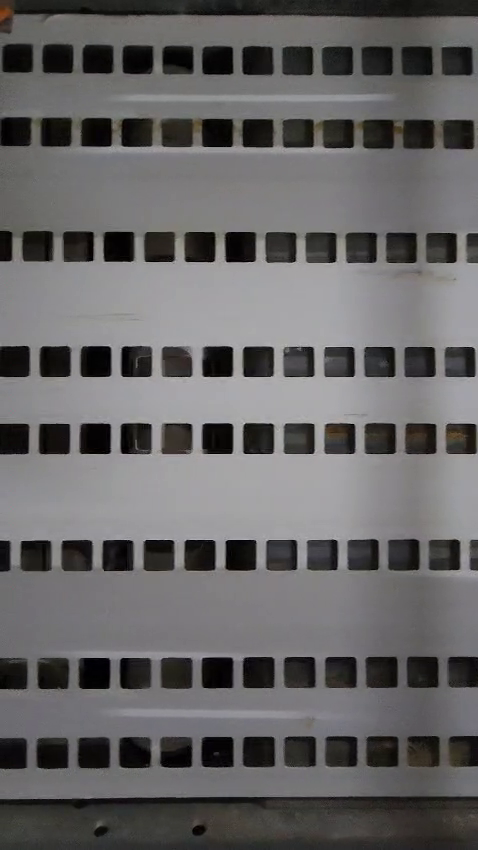
#> input picture frame 62 of egg.mp4, 478 x 850 px
$ python main.py
#> lines starting #> are read from the running program, lines starting #| are printed output that depends on the picture; after the words box and inside, x2 and y2 are one past the last pixel; in counts of white or black regions, pixels touching at a corner belong together
import cv2
import numpy as np
import imutils

lower_orange = np.array([5, 50, 50])  # Lower limit for orange color
upper_orange = np.array([180, 255, 255])  # Upper limit for orange color

lower_brown = np.array([5, 50, 50])  # Lower limit for brown color
upper_brown = np.array([25, 200, 150])  # Upper limit for brown color

egg_columns = np.array([0,0,0,0,0,0,0,0,0,0,0,0,0,0,0])
space = np.array([0,0,0,0,0,0,0,0,0,0,0,0,0,0,0])

cap = cv2.VideoCapture("egg.mp4")  # Sample video # If you want to use a camera, write "0"

fgbg = cv2.createBackgroundSubtractorMOG2()
kernel = cv2.getStructuringElement(cv2.MORPH_ELLIPSE, (3, 3))
eggs_counter = 0
frame_counter = 0

while True:
    ret, image = cap.read()
#> image is the input picture: shape (850, 478, 3); mean B, G, R 101.5, 101, 102.5

    if not ret:
        break
    image = cv2.rotate(image, cv2.ROTATE_90_CLOCKWISE)
#> image: shape (478, 850, 3)
    image = imutils.resize(image, width=640)
#> image: shape (359, 640, 3)
    imageHSV = cv2.cvtColor(image, cv2.COLOR_BGR2HSV)
#> imageHSV: shape (359, 640, 3); mean H, S, V 83.6, 17, 103.5

    # Creating masks for orange and brown colors
    maskOrange = cv2.inRange(imageHSV, lower_orange, upper_orange)
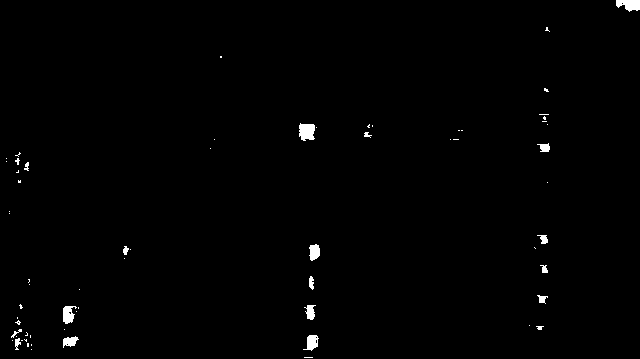
#> maskOrange: shape (359, 640); 0.79% white; 66 white regions (48 under 20 px), largest, box (x1, y1, x2, y2) and area: (299, 123, 315, 141) 235, (616, 0, 640, 12) 210, (63, 306, 77, 324) 169
    maskBrown = cv2.inRange(imageHSV, lower_brown, upper_brown)
#> maskBrown: shape (359, 640); 0.76% white; 64 white regions (46 under 20 px), largest, box (x1, y1, x2, y2) and area: (299, 123, 315, 141) 235, (616, 0, 640, 12) 191, (63, 306, 77, 324) 169

    # Combining the masks
    mask = cv2.bitwise_or(maskOrange, maskBrown)

    # Processing the mask
    mask = cv2.morphologyEx(mask, cv2.MORPH_OPEN, kernel)
#> mask: shape (359, 640); 0.65% white; 23 white regions (9 under 20 px), largest, box (x1, y1, x2, y2) and area: (299, 124, 315, 141) 229, (616, 0, 640, 12) 209, (63, 306, 74, 324) 155
    mask = cv2.morphologyEx(mask, cv2.MORPH_CLOSE, kernel)
#> mask: shape (359, 640); 0.66% white; 23 white regions (9 under 20 px), largest, box (x1, y1, x2, y2) and area: (299, 124, 315, 141) 229, (616, 0, 640, 12) 210, (63, 306, 74, 324) 159
    mask = cv2.erode(mask, kernel, iterations=5)
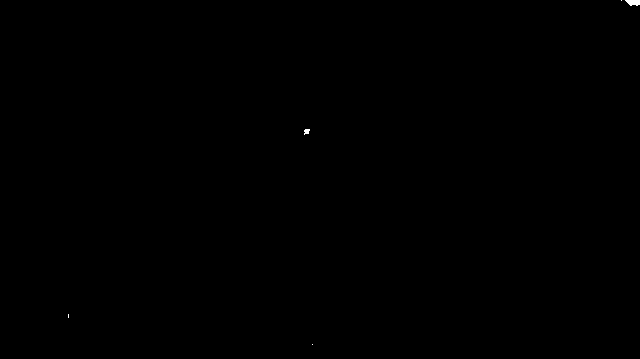
#> mask: shape (359, 640); 0.04% white; 5 white regions (3 under 20 px), largest, box (x1, y1, x2, y2) and area: (625, 0, 640, 6) 69, (304, 129, 310, 135) 26
    mask = cv2.dilate(mask, None, iterations=3)
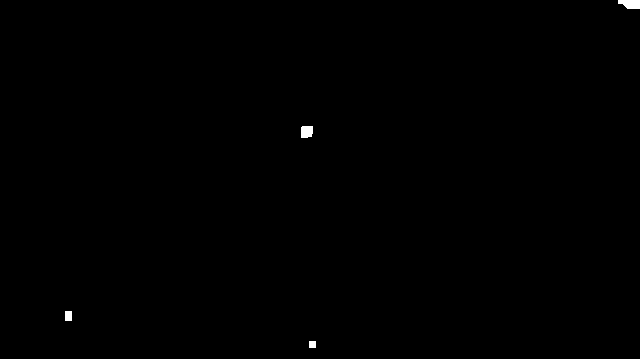
#> mask: shape (359, 640); 0.18% white; 4 white regions

    area_pts = np.array([[55, 50], [imageHSV.shape[1] - 25, 50], [imageHSV.shape[1] - 25, 110], [55, 110]])

    cnts = cv2.findContours(mask, cv2.RETR_EXTERNAL, cv2.CHAIN_APPROX_SIMPLE)[0]
#> cnts = 4 contours; box (x1, y1, x2, y2) and area: (618, 0, 640, 9) 136, (301, 126, 313, 138) 114, (65, 311, 72, 321) 54, (309, 341, 316, 348) 36

    # Analyzing the position of the eggs
    for cnt in cnts:
        x, y, w, h = cv2.boundingRect(cnt)
        if (cv2.contourArea(cnt) > 15) and (50 < (y + h) < 130):
            (x, y), radius = cv2.minEnclosingCircle(cnt)
            center = (int(x), int(y))
            radio = 2
            if 75 < int(y) < 84:
                    if (55 < int(x) <= 95) and (space[0] == 0):
                        eggs_counter = eggs_counter + 1
                        space[0] = 1
                        egg_columns[0] = frame_counter

                    if (95 < int(x) <= 135) and (space[1] == 0):
                        eggs_counter = eggs_counter + 1
                        space[1] = 1
                        egg_columns[1] = frame_counter

                    if (135 < int(x) <= 175) and (space[2] == 0):
                        eggs_counter = eggs_counter + 1
                        space[2] = 1
                        egg_columns[2] = frame_counter

                    if (175 < int(x) <= 215) and (space[3] == 0):
                        eggs_counter = eggs_counter + 1
                        space[3] = 1
                        egg_columns[3] = frame_counter

                    if (215 < int(x) <= 255) and (space[4] == 0):
                        eggs_counter = eggs_counter + 1
                        space[4] = 1
                        egg_columns[4] = frame_counter

                    if (255 < int(x) <= 295) and (space[5] == 0):
                        eggs_counter = eggs_counter + 1
                        space[5] = 1
                        egg_columns[5] = frame_counter

                    if (295 < int(x) <= 335) and (space[6] == 0):
                        eggs_counter = eggs_counter + 1
                        space[6] = 1
                        egg_columns[6] = frame_counter

                    if (335 < int(x) <= 375) and (space[7] == 0):
                        eggs_counter = eggs_counter + 1
                        space[7] = 1
                        egg_columns[7] = frame_counter

                    if (375 < int(x) <= 415) and (space[8] == 0):
                        eggs_counter = eggs_counter + 1
                        space[8] = 1
                        egg_columns[8] = frame_counter

                    if (415 < int(x) <= 455) and (space[9] == 0):
                        eggs_counter = eggs_counter + 1
                        space[9] = 1
                        egg_columns[9] = frame_counter

                    if (455 < int(x) <= 495) and (space[10] == 0):
                        eggs_counter = eggs_counter + 1
                        space[10] = 1
                        egg_columns[10] = frame_counter

                    if (495 < int(x) <= 540) and (space[11] == 0):
                        eggs_counter = eggs_counter + 1
                        space[11] = 1
                        egg_columns[11] = frame_counter

                    if (535 < int(x) <= 535) and (space[12] == 0):
                        eggs_counter = eggs_counter + 1
                        space[12] = 1
                        egg_columns[12] = frame_counter

                    if (535 < int(x) <= 535) and (space[13] == 0):
                        eggs_counter = eggs_counter + 1
                        space[13] = 1
                        egg_columns[13] = frame_counter

                    if (535 < int(x) <= 535) and (space[14] == 0):
                        eggs_counter = eggs_counter + 1
                        space[14] = 1
                        egg_columns[14] = frame_counter

                    if (535 < int(x) <= 535) and (space[15] == 0):
                        eggs_counter = eggs_counter + 1
                        space[15] = 1
                        egg_columns[15] = frame_counter

                    if radius > 30:
                        radius
                        eggs_counter = eggs_counter + 1
#> this loop made 4 passes
#> (cnt, w, h) on passes 1 to 2: ([[309, 341], [309, 347], [315, 347], [315, 341]], 7, 7), ([[65, 311], [65, 320], [71, 320], [71, 311]], 7, 10)
#> (w, h) on passes 3 to 4: (12, 12), (22, 9)
#> after the loop, egg_columns = [0, 0, 0, 0, 0, 0, 0, 0, 0, 0, 0, 0, 0, 0, 0]; eggs_counter = 0; space = [0, 0, 0, 0, 0, 0, 0, 0, 0, 0, 0, 0, 0, 0, 0]

    # Checking empty spaces
    index = 0
    for i in egg_columns:
        if((frame_counter - i) > 10):
            space[index] = 0
        index += 1
#> this loop made 15 passes
#> after the loop, index = 15

    frame_counter = frame_counter + 1
    cv2.drawContours(image, [area_pts], -2, (255, 0, 255), 2)  # Rectangle
#> image: shape (359, 640, 3); mean B, G, R 104, 99.4, 105
    cv2.line(image, (55, 50), (55, 110), (0, 255, 255), 1)  # 1
#> image: shape (359, 640, 3); mean B, G, R 104, 99.5, 105
    cv2.line(image, (95, 50), (95, 110), (0, 255, 255), 1)  # 2
#> image: shape (359, 640, 3); mean B, G, R 103.9, 99.5, 105.1
    cv2.line(image, (135, 50), (135, 110), (0, 255, 255), 1)  # 3
#> image: shape (359, 640, 3); mean B, G, R 103.9, 99.6, 105.1
    cv2.line(image, (175, 50), (175, 110), (0, 255, 255), 1)  # 4
#> image: shape (359, 640, 3); mean B, G, R 103.9, 99.6, 105.1
    cv2.line(image, (215, 50), (215, 110), (0, 255, 255), 1)  # 5
#> image: shape (359, 640, 3); mean B, G, R 103.9, 99.7, 105.2
    cv2.line(image, (255, 50), (255, 110), (0, 255, 255), 1)  # 6
#> image: shape (359, 640, 3); mean B, G, R 103.8, 99.7, 105.2
    cv2.line(image, (295, 50), (295, 110), (0, 255, 255), 1)  # 7
#> image: shape (359, 640, 3); mean B, G, R 103.8, 99.7, 105.2
    cv2.line(image, (335, 50), (335, 110), (0, 255, 255), 1)  # 8
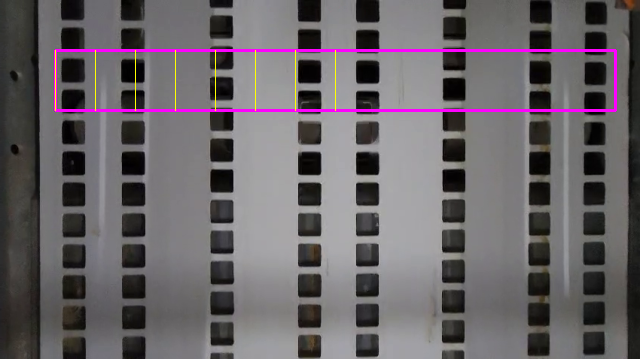
#> image: shape (359, 640, 3); mean B, G, R 103.7, 99.8, 105.3
    cv2.line(image, (375, 50), (375, 110), (0, 255, 255), 1)  # 9
#> image: shape (359, 640, 3); 0.03% of pixels changed, all inside (x1, y1, x2, y2) = (375, 50, 376, 111)
    cv2.line(image, (415, 50), (415, 110), (0, 255, 255), 1)  # 10
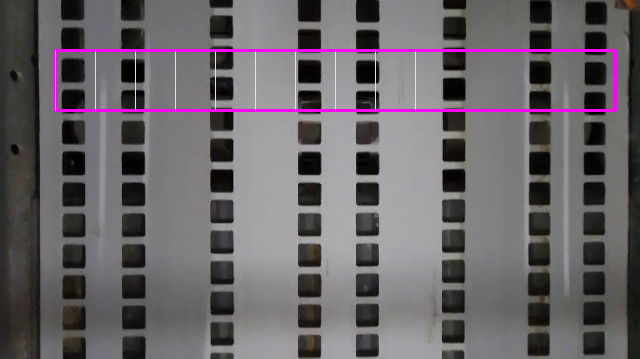
#> image: shape (359, 640, 3); mean B, G, R 103.7, 99.8, 105.3
    cv2.line(image, (455, 50), (455, 110), (0, 255, 255), 1)  # 11
#> image: shape (359, 640, 3); 0.03% of pixels changed, all inside (x1, y1, x2, y2) = (455, 50, 456, 111)
    cv2.line(image, (495, 50), (495, 110), (0, 255, 255), 1)  # 12
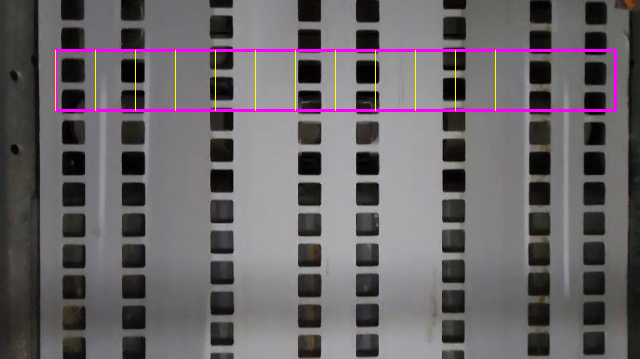
#> image: shape (359, 640, 3); mean B, G, R 103.6, 99.9, 105.4
    cv2.line(image, (535, 50), (535, 110), (0, 255, 255), 1)  # 13
#> image: shape (359, 640, 3); 0.03% of pixels changed, all inside (x1, y1, x2, y2) = (535, 50, 536, 111)
    cv2.line(image, (575, 50), (575, 110), (0, 255, 255), 1)  # 14
    cv2.line(image, (615, 50), (615, 110), (0, 255, 255), 1)  # 15
#> image: shape (359, 640, 3); mean B, G, R 103.5, 100.1, 105.5
    cv2.line(image, (55, 80), (image.shape[1] - 25, 80), (0, 255, 255), 1)  # Center line
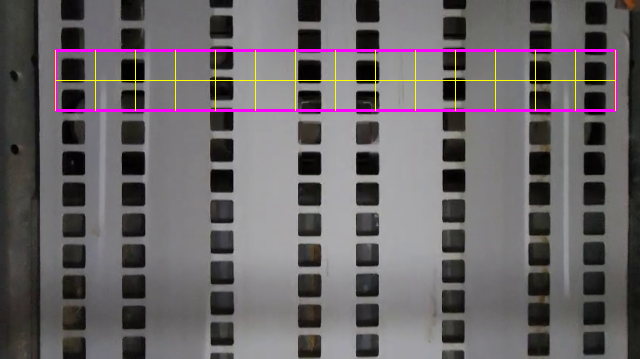
#> image: shape (359, 640, 3); mean B, G, R 103.3, 100.5, 105.9

    cv2.imshow("image", image)

    key = cv2.waitKey(1)
#> (key Esc is pressed here)
    if key == 27:  # Exit the code by pressing ESC
        break

cap.release()
cv2.destroyAllWindows()

print("Total Number of Eggs:", eggs_counter)
#| Total Number of Eggs: 0

$ run again, starting later in the video
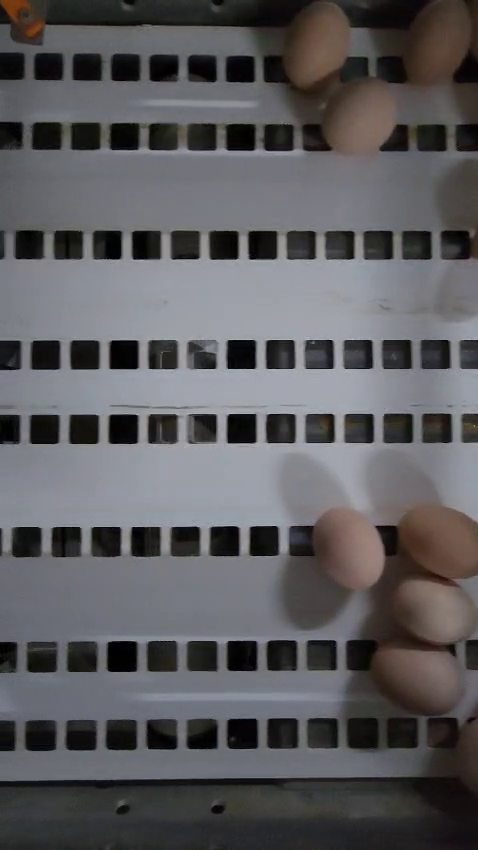
#> input picture frame 282 of egg.mp4, 478 x 850 px
#> image is the input picture: shape (850, 478, 3); mean B, G, R 93.9, 91.2, 92.2
#> imageHSV: shape (359, 640, 3); mean H, S, V 86.6, 30.5, 97.5
#> `maskOrange = cv2.inRange(imageHSV, lower_orange, upper_orange)`:
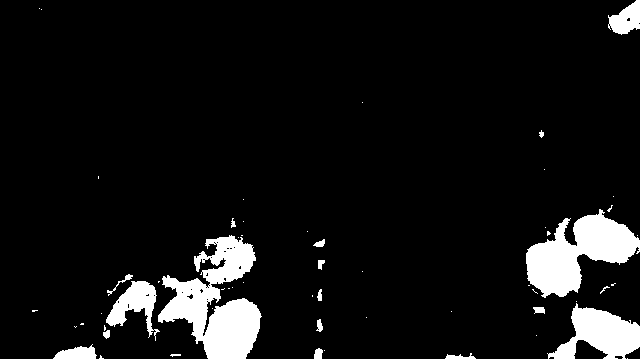
#> maskOrange: shape (359, 640); 7.7% white; 57 white regions (38 under 20 px), largest, box (x1, y1, x2, y2) and area: (158, 235, 262, 359) 6591, (526, 209, 640, 298) 5153, (547, 303, 640, 359) 2794
#> maskBrown: shape (359, 640); 7.6% white; 35 white regions (18 under 20 px), largest, box (x1, y1, x2, y2) and area: (158, 235, 262, 359) 6450, (526, 209, 640, 298) 5153, (547, 303, 640, 359) 2794
#> cnts = 9 contours; largest, box (x1, y1, x2, y2) and area: (528, 215, 639, 295) 4576, (160, 277, 260, 359) 4314, (573, 308, 640, 359) 2190, (205, 237, 254, 282) 1375, (108, 283, 154, 324) 1024
#> the loop `for cnt in cnts:` made 9 passes
#> (w, h) on passes 1, 2, 3, 4, 5, 7, 8, 9: (40, 11), (20, 17), (67, 51), (46, 41), (100, 82), (49, 45), (111, 80), (29, 33)
#> after the loop `for cnt in cnts:`: egg_columns = [0, 0, 0, 0, 0, 0, 0, 0, 0, 0, 0, 0, 0, 0, 0]; eggs_counter = 0; space = [0, 0, 0, 0, 0, 0, 0, 0, 0, 0, 0, 0, 0, 0, 0]
#> the loop `for i in egg_columns:` made 15 passes
#> after the loop `for i in egg_columns:`: index = 15
#> `cv2.line(image, (55, 80), (image.shape[1] - 25, 80), (0, 255, 255), 1)`:
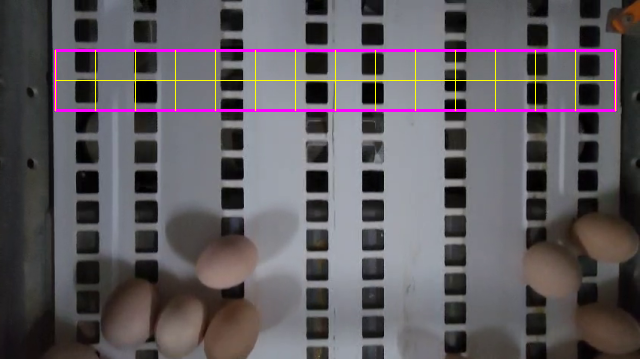
#> image: shape (359, 640, 3); mean B, G, R 95.4, 90.5, 95.4
#| Total Number of Eggs: 0

$ run again, starting later in the video
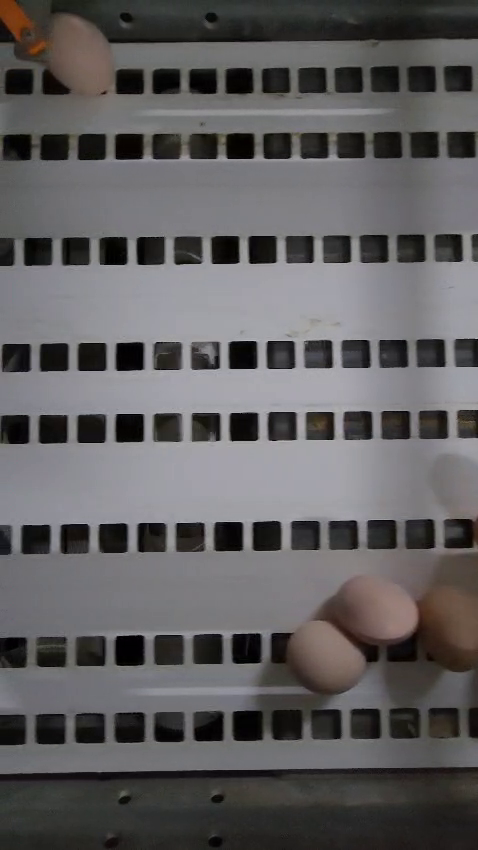
#> input picture frame 501 of egg.mp4, 478 x 850 px
#> image is the input picture: shape (850, 478, 3); mean B, G, R 95.2, 94.1, 96.1
#> imageHSV: shape (359, 640, 3); mean H, S, V 81.7, 22.7, 98.3
#> `maskOrange = cv2.inRange(imageHSV, lower_orange, upper_orange)`:
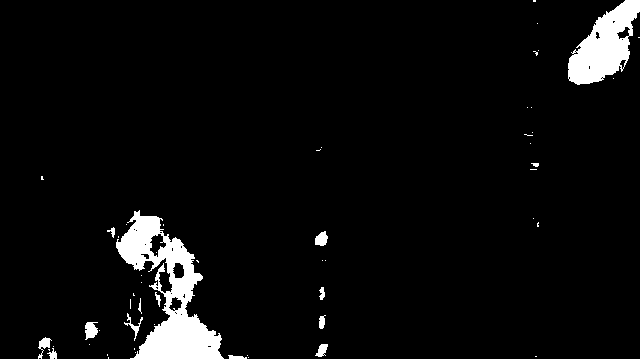
#> maskOrange: shape (359, 640); 4.7% white; 55 white regions (40 under 20 px), largest, box (x1, y1, x2, y2) and area: (116, 210, 224, 359) 6332, (568, 0, 640, 85) 3350, (85, 322, 98, 340) 171
#> maskBrown: shape (359, 640); 4.5% white; 45 white regions (31 under 20 px), largest, box (x1, y1, x2, y2) and area: (116, 210, 224, 359) 6277, (568, 7, 639, 85) 2936, (85, 322, 98, 340) 171
#> cnts = 7 contours; box (x1, y1, x2, y2) and area: (570, 0, 640, 83) 2980, (135, 308, 222, 359) 2736, (118, 214, 159, 267) 1268, (160, 239, 199, 303) 1185, (87, 324, 96, 336) 85, (317, 234, 326, 244) 70, (41, 340, 48, 347) 36
#> the loop `for cnt in cnts:` made 7 passes
#> (w, h, radius, center, radio) on pass 7: (70, 83, 52.56, (605, 40), 2)
#> after the loop `for cnt in cnts:`: egg_columns = [0, 0, 0, 0, 0, 0, 0, 0, 0, 0, 0, 0, 0, 0, 0]; eggs_counter = 0; radio = 2; radius = 52.56; space = [0, 0, 0, 0, 0, 0, 0, 0, 0, 0, 0, 0, 0, 0, 0]
#> the loop `for i in egg_columns:` made 15 passes
#> after the loop `for i in egg_columns:`: index = 15
#> `cv2.line(image, (55, 80), (image.shape[1] - 25, 80), (0, 255, 255), 1)`:
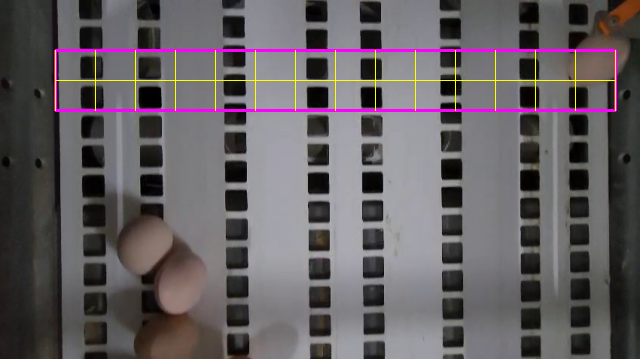
#> image: shape (359, 640, 3); mean B, G, R 96.8, 93.5, 99.4
#| Total Number of Eggs: 0
